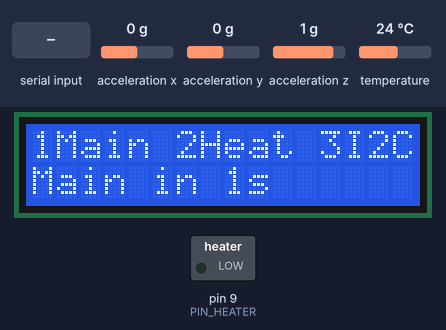
Bench run of a sketch on a simulated Arduino Nano, built with avr-gcc and run on an emulated ATmega328P. On the bench: 16×2 character LCD, switched loads named in the sketch (green lamp = pin HIGH). Wiring (inferred from the names in the program): MPU-6050 motion sensor at I2C address 0x68. The inputs (shaded band) are chosen by the test bench; at power-on: temperature 24 °C, acceleration x 0 g, acceleration y 0 g, acceleration z 1 g. What the sketch prints to the serial monitor is not drawn.

Above: at 7.2 s.
9.4 s: "S37.5\n" received over Serial
At 11.0 s:
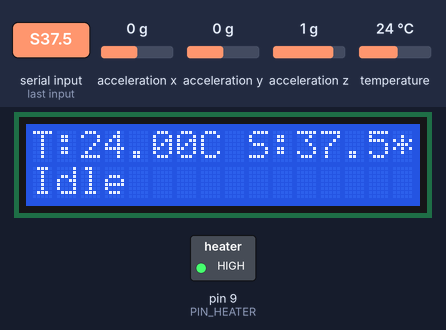
11.3 s: temperature set to 37.7 °C
At 12.7 s:
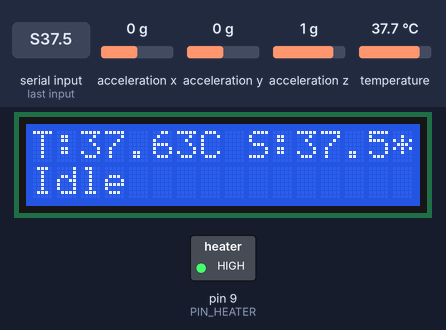
13.4 s: temperature set to 38.5 °C
At 15.6 s:
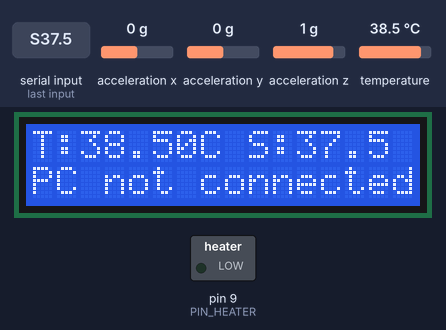
16.0 s: temperature set to 37.3 °C
At 16.9 s:
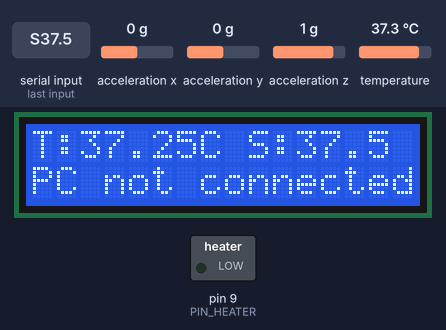
17.6 s: temperature set to 36.4 °C
At 18.4 s:
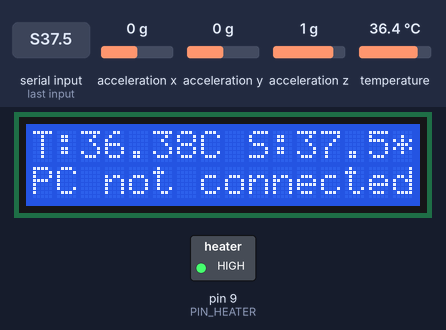
19.2 s: "S0\n" received over Serial
At 20.4 s:
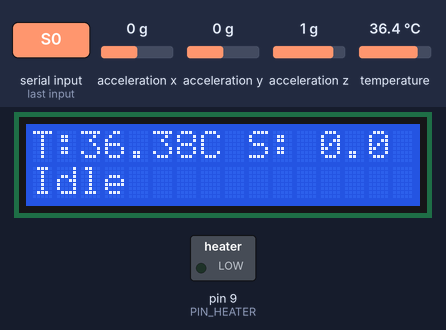
Timing chart, 0 to 22.2 s (numbered marks = the images above; inputs shaded):
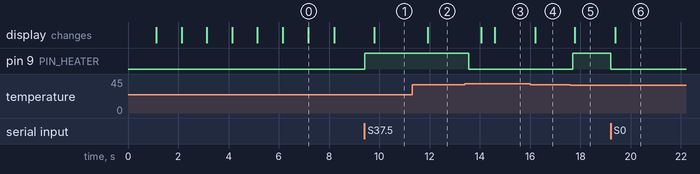

The sketch:

heatbed.ino
```cpp
// Arduino Nano: heat bed bang-bang control + DS18B20 + MPU6050 jump sensing.
// Libraries: OneWire, DallasTemperature, LiquidCrystal_I2C (Frank de Brabander) (Library Manager).
//
// Wiring:
//   DS18B20 data -> D2 (4.7k pull-up to 5V)
//   MOSFET module SIG/PWM -> D9, its signal GND -> Nano GND (active HIGH = bed on)
//     MK2B bed (12V wiring, ~1.1 ohm = ~11 A) on the module's load terminals, fed by the 12V SMPS.
//     Use a logic-level module rated >= 15 A (e.g. D4184 dual-MOSFET); IRF520 modules overheat at this current.
//   MPU6050 SDA  -> A4, SCL -> A5, VCC -> 5V (or 3.3V per breakout), GND -> GND
//   LCD 16x2 I2C backpack: SDA -> A4, SCL -> A5 (shared with MPU), VCC -> 5V, GND -> GND
//
// Start menu (Serial Monitor 115200, type the number + Enter):
//   1 = main program (default after MENU_WAIT_MS, or as soon as the GUI sends a command)
//   2 = heat test without PC: heats to TEST_SETPOINT, LCD/Serial show temp + shake
//   3 = I2C check: line levels + device scan every 2 s
//
// Serial 115200 (main program):
//   PC -> Nano : "S<setpoint>\n"  e.g. "S37.5" ; "S0" = heater off
//                "T<seconds left>\n" for the LCD timer ; "T-1" = no run
//   Nano -> PC : "<tempC>,<heater 0/1>,<accelPeak g>\n" every 100 ms
//                accelPeak = max |a| - 1g seen since last line

#include <Wire.h>
#include <OneWire.h>
#include <DallasTemperature.h>
#include <LiquidCrystal_I2C.h>

const int PIN_ONEWIRE = 2;
const int PIN_HEATER = 9;
const float HYSTERESIS = 0.5;      // C: heater ON below setpoint-0.5, OFF above setpoint+0.5
// PWM duty while heating, 0-255. MK2B gives ~130 W at full power, far more than 37 C needs,
// so it overshoots; lower this (e.g. 100 = ~40%) if temp swings well past the setpoint.
const byte HEATER_POWER = 255;
const unsigned long PC_TIMEOUT_MS = 5000;  // LCD shows "PC not connected" after this (heater keeps running)
const int MPU = 0x68;
const int LCD_ADDR = 0x27;  // 0x3F on some backpacks; menu option 3 shows which one you have
const float TEST_SETPOINT = 37.0;  // menu option 2
const unsigned long MENU_WAIT_MS = 8000;

enum Mode { MODE_MAIN = 1, MODE_HEAT_TEST = 2, MODE_I2C_CHECK = 3 };

OneWire oneWire(PIN_ONEWIRE);
DallasTemperature ds(&oneWire);
LiquidCrystal_I2C lcd(LCD_ADDR, 16, 2);

byte mode = MODE_MAIN;
float setpoint = 0;
float tempC = DEVICE_DISCONNECTED_C;
bool heater = false;
float accelPeak = 0;
float lcdPeak = 0;  // biggest shake since last LCD refresh (heat test display)
long secsLeft = -1;
unsigned long lastConv = 0, lastReport = 0, lastCmd = 0, lastLcd = 0;
char buf[16];
byte bufLen = 0;

// Waits for 1/2/3 on Serial. A GUI command ('S'/'T') means main program; its first
// character is kept in buf so readSerial() still gets the whole command.
byte chooseMode() {
  Serial.println(F("\nRat heat bed - choose mode, type number + Enter:"));
  Serial.println(F("  1 = main program (used by the GUI)"));
  Serial.println(F("  2 = heat test without PC (heats to TEST_SETPOINT)"));
  Serial.println(F("  3 = I2C check (LCD + MPU6050)"));
  Serial.print(F("Starting main program in ")); Serial.print(MENU_WAIT_MS / 1000); Serial.println(F(" s..."));
  lcd.setCursor(0, 0); lcd.print(F("1Main 2Heat 3I2C"));
  unsigned long t0 = millis();
  while (millis() - t0 < MENU_WAIT_MS) {
    if (Serial.available()) {
      char c = Serial.read();
      if (c >= '1' && c <= '3') return c - '0';
      if (c == 'S' || c == 'T') {
        buf[0] = c;
        bufLen = 1;
        return MODE_MAIN;
      }
    }
    lcd.setCursor(0, 1);
    lcd.print(F("Main in "));
    lcd.print((MENU_WAIT_MS - (millis() - t0)) / 1000 + 1);
    lcd.print(F("s   "));
    delay(50);
  }
  return MODE_MAIN;
}

void setup() {
  Serial.begin(115200);
  pinMode(PIN_HEATER, OUTPUT);
  digitalWrite(PIN_HEATER, LOW);

  ds.begin();
  ds.setResolution(11);              // 375 ms conversion, 0.125 C
  ds.setWaitForConversion(false);
  ds.requestTemperatures();
  lastConv = millis();

  Wire.begin();
  Wire.setWireTimeout(3000, true);   // a stuck I2C bus must not freeze heater control
  Wire.beginTransmission(MPU); Wire.write(0x6B); Wire.write(0); Wire.endTransmission();     // wake
  Wire.beginTransmission(MPU); Wire.write(0x1C); Wire.write(0x10); Wire.endTransmission();  // +-8g

  lcd.init();
  lcd.backlight();

  mode = chooseMode();
  lcd.clear();
  Serial.print(F("Mode ")); Serial.println(mode);
  if (mode == MODE_HEAT_TEST) {
    Serial.print(F("Heat test: heating to ")); Serial.print(TEST_SETPOINT, 1);
    Serial.println(F(" C. Tap the bed to test the MPU. Reset the Nano to leave."));
  }
}

float readAccelG() {
  Wire.beginTransmission(MPU);
  Wire.write(0x3B);
  if (Wire.endTransmission(false) != 0) return 1.0;  // sensor missing: report "at rest"
  Wire.requestFrom(MPU, 6);
  if (Wire.available() < 6) return 1.0;
  float a[3];
  for (int i = 0; i < 3; i++) {
    int16_t raw = (Wire.read() << 8) | Wire.read();
    a[i] = raw / 4096.0;  // LSB/g at +-8g
  }
  return sqrt(a[0] * a[0] + a[1] * a[1] + a[2] * a[2]);
}

void readSerial() {
  while (Serial.available()) {
    char c = Serial.read();
    if (c == '\n' || c == '\r') {
      buf[bufLen] = 0;
      if (bufLen && buf[0] == 'S') {
        setpoint = atof(buf + 1);
        lastCmd = millis();
      } else if (bufLen && buf[0] == 'T') {
        secsLeft = atol(buf + 1);
      }
      bufLen = 0;
    } else if (bufLen < sizeof(buf) - 1) {
      buf[bufLen++] = c;
    }
  }
}

// Row 0: "T:36.50C S:37.0*" (* = heater on). Row 1: run time left (main) or uptime + shake (heat test).
void updateLcd(bool sensorOk, bool pcAlive, float target) {
  char t[8], s[8], line[17];
  if (sensorOk) dtostrf(tempC, 5, 2, t); else strcpy(t, " ERR ");
  dtostrf(target, 4, 1, s);
  snprintf(line, sizeof line, "T:%sC S:%s%c", t, s, heater ? '*' : ' ');
  lcd.setCursor(0, 0); lcd.print(line);
  if (mode == MODE_HEAT_TEST) {
    unsigned long up = millis() / 1000;
    char g[8];
    dtostrf(lcdPeak, 4, 2, g);
    snprintf(line, sizeof line, "Up %02lu:%02lu  %sg  ", up / 60 % 100, up % 60, g);
  }
  else if (!pcAlive) strcpy(line, "PC not connected");
  else if (secsLeft < 0) strcpy(line, "Idle            ");
  else snprintf(line, sizeof line, "Left %02ld:%02ld      ", secsLeft / 60, secsLeft % 60);
  lcd.setCursor(0, 1); lcd.print(line);
}

void i2cCheck() {
  Wire.end();
  pinMode(A4, INPUT);  // no internal pull-up: read what the modules' pull-ups give
  pinMode(A5, INPUT);
  delay(5);
  Serial.print(F("SDA(A4)=")); Serial.print(digitalRead(A4) ? F("HIGH ok   ") : F("LOW  BAD  "));
  Serial.print(F("SCL(A5)=")); Serial.println(digitalRead(A5) ? F("HIGH ok") : F("LOW  BAD"));

  Wire.begin();
  Wire.setWireTimeout(3000, true);
  byte found = 0;
  for (byte addr = 1; addr < 127; addr++) {
    Wire.beginTransmission(addr);
    if (Wire.endTransmission() == 0) {
      Serial.print(F("  found 0x"));
      if (addr < 16) Serial.print('0');
      Serial.print(addr, HEX);
      if (addr == 0x27 || addr == 0x3F) Serial.print(F("  <- LCD"));
      if (addr == 0x68 || addr == 0x69) Serial.print(F("  <- MPU6050"));
      Serial.println();
      found++;
    }
  }
  if (Wire.getWireTimeoutFlag()) {
    Serial.println(F("  bus TIMEOUT - a device is holding the lines; unplug modules one by one"));
    Wire.clearWireTimeoutFlag();
  }
  if (!found) Serial.println(F("  no devices - LOW lines: a module holds them down; HIGH lines: SDA/SCL swapped?"));
  Serial.println();
  delay(2000);
}

void loop() {
  if (mode == MODE_I2C_CHECK) {
    i2cCheck();
    return;
  }
  readSerial();

  float dev = fabs(readAccelG() - 1.0);
  if (dev > accelPeak) accelPeak = dev;
  if (dev > lcdPeak) lcdPeak = dev;

  if (millis() - lastConv >= 400) {
    tempC = ds.getTempCByIndex(0);
    ds.requestTemperatures();
    lastConv = millis();
  }

  bool sensorOk = tempC > -50 && tempC < 125;
  bool test = mode == MODE_HEAT_TEST;
  bool pcAlive = millis() - lastCmd < PC_TIMEOUT_MS;
  float target = test ? TEST_SETPOINT : setpoint;
  if (tempC < target - HYSTERESIS) heater = true;
  else if (tempC > target + HYSTERESIS) heater = false;
  analogWrite(PIN_HEATER, heater ? HEATER_POWER : 0);  // D9 = hardware PWM, ~490 Hz

  // ponytail: LCD write blocks ~20 ms on the shared I2C bus, so accel isn't sampled then; refresh less often if jumps get missed
  if (millis() - lastLcd >= 500) {
    updateLcd(sensorOk, pcAlive, target);
    if (test) {  // human-readable in heat test; the GUI's CSV format otherwise
      Serial.print(F("temp ")); Serial.print(tempC, 2);
      Serial.print(F(" C   heater ")); Serial.print(heater ? F("ON ") : F("off"));
      Serial.print(F("   shake ")); Serial.print(lcdPeak, 2); Serial.println(F(" g"));
    }
    lcdPeak = 0;
    lastLcd = millis();
  }

  if (!test && millis() - lastReport >= 100) {
    Serial.print(tempC, 2); Serial.print(',');
    Serial.print(heater); Serial.print(',');
    Serial.println(accelPeak, 3);
    accelPeak = 0;
    lastReport = millis();
  }
}
```

Measured:
- the behaviour switches between 38.1 and 38.2 °C on temperature (found by bisection; images 2 and 3)
- the behaviour switches between 37 and 36.9 °C on temperature (found by bisection; images 4 and 5)
- after the input at 9.4 s, pin 9 (PIN_HEATER): LOW → HIGH at once; the display: changes after 0.40 s (image 1)
- after the input at 11.3 s, the display: changes after 0.63 s (image 2)
- after the input at 13.4 s, pin 9 (PIN_HEATER): HIGH → LOW after 0.16 s; the display: first changes after 0.66 s (image 3 shows a later state)
- after the input at 16.0 s, the display: changes after 0.19 s (image 4)
- after the input at 17.6 s, pin 9 (PIN_HEATER): LOW → HIGH after 0.10 s; the display: changes after 0.17 s (image 5)
- after the input at 19.2 s, pin 9 (PIN_HEATER): HIGH → LOW at once; the display: changes after 0.19 s (image 6)
